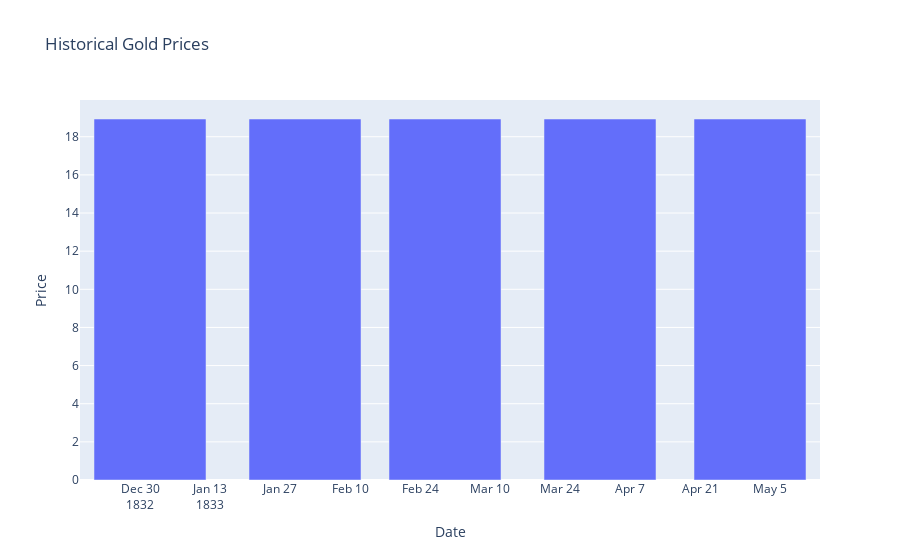

Notebook source saved alongside this figure:
### Code cell
#This bar chart as discussed was just an experiment. I knew in advance that this would likely not be ideal. At least not for this
#specific data. However, because of this experiment I learned that there are some potential limitations in terms of the amount of data and
# the different graph types.
# Convert the Date column to datetime format
dfPrice['Date'] = pd.to_datetime(dfPrice['Date'], format='%Y-%m')

fig1 = px.bar(dfPrice.head(), x='Date', y='Price', title='Historical Gold Prices')
fig1.show()

### Figure 1 — Plotly figure (JSON) as saved in the notebook; plotly's stock layout.template omitted (floating-point values rounded to 4 significant figures)
{"data": [{"alignmentgroup": "True", "hovertemplate": "Date=%{x}<br>Price=%{y}<extra></extra>", "legendgroup": "", "marker": {"color": "#636efa", "pattern": {"shape": ""}}, "name": "", "offsetgroup": "", "orientation": "v", "showlegend": false, "textposition": "auto", "type": "bar", "x": ["1833-01-01T00:00:00", "1833-02-01T00:00:00", "1833-03-01T00:00:00", "1833-04-01T00:00:00", "1833-05-01T00:00:00"], "xaxis": "x", "y": [18.93, 18.93, 18.93, 18.93, 18.93], "yaxis": "y"}], "layout": {"autosize": true, "barmode": "relative", "legend": {"tracegroupgap": 0}, "title": {"text": "Historical Gold Prices"}, "xaxis": {"anchor": "y", "autorange": true, "domain": [0, 1], "range": ["1832-12-18", "1833-05-15"], "title": {"text": "Date"}, "type": "date"}, "yaxis": {"anchor": "x", "autorange": true, "domain": [0, 1], "range": [0, 19.93], "title": {"text": "Price"}, "type": "linear"}}}
